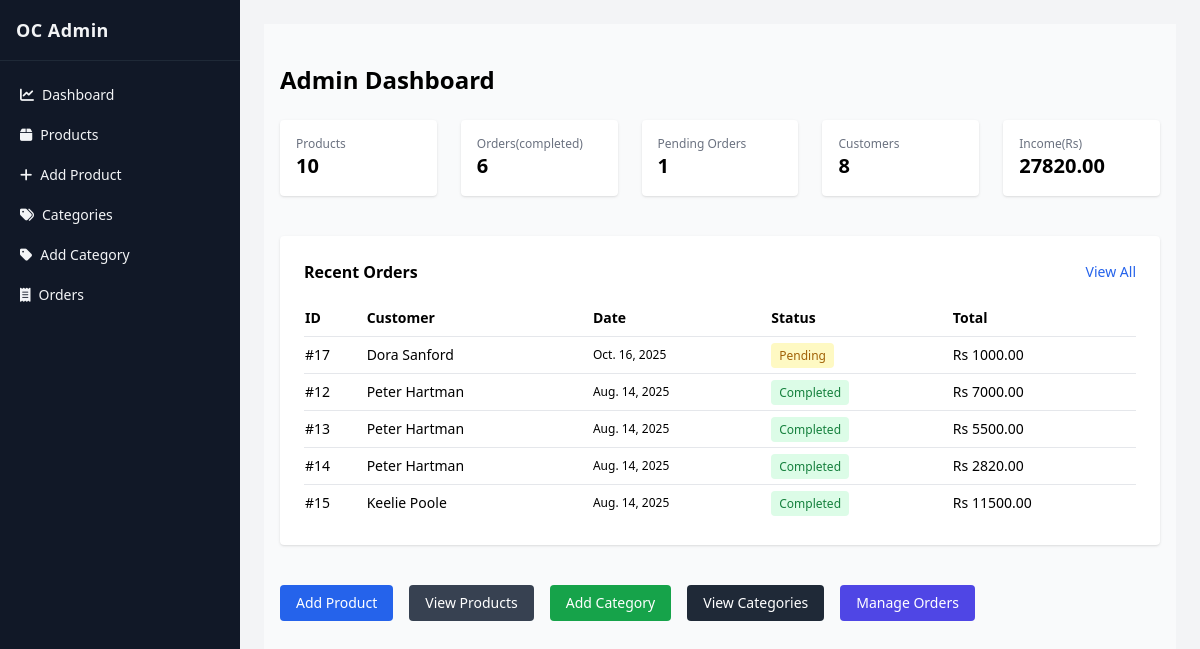
The page /adminpanel/dashboard/ (signed in) on the database its author committed.
### store/models.py (models this page shows, shortened)
class Order(models.Model):
    product = models.ForeignKey(Product, on_delete=models.CASCADE, null=True, blank=True)  # legacy unused going forward
    customer = models.ForeignKey(Customer, on_delete=models.CASCADE)
    quantity = models.IntegerField(default=1, blank=True)  # legacy
    address = models.CharField(max_length=100, default='', blank=True)
    phone = models.CharField(max_length=15, blank=True, default='')
    date = models.DateField(default=datetime.datetime.today)
    status = models.BooleanField(default=False)
    total_amount = models.DecimalField(max_digits=12, decimal_places=2, default=0)
    canceled = models.BooleanField(default=False)

class Customer(models.Model):
    first_name = models.CharField(max_length=50)
    last_name = models.CharField(max_length=50)
    phone = models.CharField(max_length=10)
    email = models.EmailField(max_length=100)
    password = models.CharField(max_length=128)  # Should be hashed in production
    def __str__(self):
        return f'{self.first_name} {self.last_name}'

### store/views.py (the view)
# urls.py: path('adminpanel/dashboard/', views.admin_dashboard, name='admin_dashboard'),
@staff_member_required(login_url='/adminpanel/login/')
def admin_dashboard(request):
    stats = _admin_stats()
    latest_orders = Order.objects.order_by('-date')[:5]
    return render(request, 'admin/dashboard.html', { 'stats': stats, 'latest_orders': latest_orders })

### store/views.py (called while the page is built)
def _admin_stats():
    completed_orders = Order.objects.filter(status=True, canceled=False)
    income = sum(o.total_amount for o in completed_orders)
    return {
        'product_count': Product.objects.count(),
        'order_count': Order.objects.count(),
        'pending_orders': Order.objects.filter(status=False, canceled=False).count(),
        'canceled_orders': Order.objects.filter(canceled=True).count(),
        'customer_count': Customer.objects.count(),
        'income': income,
    }

### store/templates/admin/dashboard.html
{% extends 'admin/base_admin.html' %}
{% block content %}
<section class="py-10 bg-gray-50 min-h-screen">
  <div class="max-w-7xl mx-auto px-4">
    <h1 class="text-2xl font-bold mb-6">Admin Dashboard</h1>
  <div class="grid grid-cols-2 md:grid-cols-5 gap-6 mb-10">
      <div class="bg-white p-4 rounded shadow">
        <p class="text-xs text-gray-500">Products</p>
        <p class="text-xl font-bold">{{ stats.product_count }}</p>
      </div>
      <div class="bg-white p-4 rounded shadow">
        <p class="text-xs text-gray-500">Orders(completed)</p>
        <p class="text-xl font-bold">{{ stats.order_count }}</p>
      </div>
      <div class="bg-white p-4 rounded shadow">
        <p class="text-xs text-gray-500">Pending Orders</p>
        <p class="text-xl font-bold">{{ stats.pending_orders }}</p>
      </div>
      <div class="bg-white p-4 rounded shadow">
        <p class="text-xs text-gray-500">Customers</p>
        <p class="text-xl font-bold">{{ stats.customer_count }}</p>
      </div>
      <div class="bg-white p-4 rounded shadow">
        <p class="text-xs text-gray-500">Income(Rs)</p>
        <p class="text-xl font-bold">{{ stats.income }}</p>
      </div>
    </div>
    <div class="bg-white p-6 rounded shadow mb-10">
      <div class="flex items-center justify-between mb-4">
        <h2 class="font-semibold">Recent Orders</h2>
        <a href="{% url 'store:admin_orders' %}" class="text-sm text-blue-600">View All</a>
      </div>
      <table class="w-full text-sm">
        <thead class="border-b">
          <tr>
            <th class="text-left py-2">ID</th>
            <th class="text-left py-2">Customer</th>
            <th class="text-left py-2">Date</th>
            <th class="text-left py-2">Status</th>
            <th class="text-left py-2">Total</th>
          </tr>
        </thead>
        <tbody>
        {% for o in latest_orders %}
          <tr class="border-b last:border-0">
            <td class="py-2">#{{ o.id }}</td>
            <td class="py-2">{{ o.customer }}</td>
            <td class="py-2 text-xs">{{ o.date }}</td>
            <td class="py-2">
              {% if o.status %}<span class="px-2 py-1 text-xs rounded bg-green-100 text-green-700">Completed</span>{% else %}<span class="px-2 py-1 text-xs rounded bg-yellow-100 text-yellow-700">Pending</span>{% endif %}
            </td>
            <td class="py-2">Rs {{ o.total_amount }}</td>
          </tr>
        {% empty %}
          <tr><td colspan="5" class="py-4 text-center text-gray-500">No orders yet.</td></tr>
        {% endfor %}
        </tbody>
      </table>
    </div>
    <div class="flex gap-4 text-sm">
      <a href="{% url 'store:admin_add_product' %}" class="bg-blue-600 text-white px-4 py-2 rounded">Add Product</a>
      <a href="{% url 'store:admin_products' %}" class="bg-gray-700 text-white px-4 py-2 rounded">View Products</a>
      <a href="{% url 'store:admin_add_category' %}" class="bg-green-600 text-white px-4 py-2 rounded">Add Category</a>
      <a href="{% url 'store:admin_categories' %}" class="bg-gray-800 text-white px-4 py-2 rounded">View Categories</a>
      <a href="{% url 'store:admin_orders' %}" class="bg-indigo-600 text-white px-4 py-2 rounded">Manage Orders</a>
    </div>
  </div>
</section>
{% endblock %}

### rows shown on the page
Order: id "17", customer "Dora Sanford", date "Oct. 16, 2025", status "Pending", total_amount "1000.00"
Order: id "12", customer "Peter Hartman", date "Aug. 14, 2025", status "Completed", total_amount "7000.00"
Order: id "13", customer "Peter Hartman", date "Aug. 14, 2025", status "Completed", total_amount "5500.00"
Order: id "14", customer "Peter Hartman", date "Aug. 14, 2025", status "Completed", total_amount "2820.00"
Order: id "15", customer "Keelie Poole", date "Aug. 14, 2025", status "Completed", total_amount "11500.00"

### other values the page prints
{{ stats.product_count }} "10"
{{ stats.order_count }} "6"
{{ stats.pending_orders }} "1"
{{ stats.customer_count }} "8"
{{ stats.income }} "27820.00"
